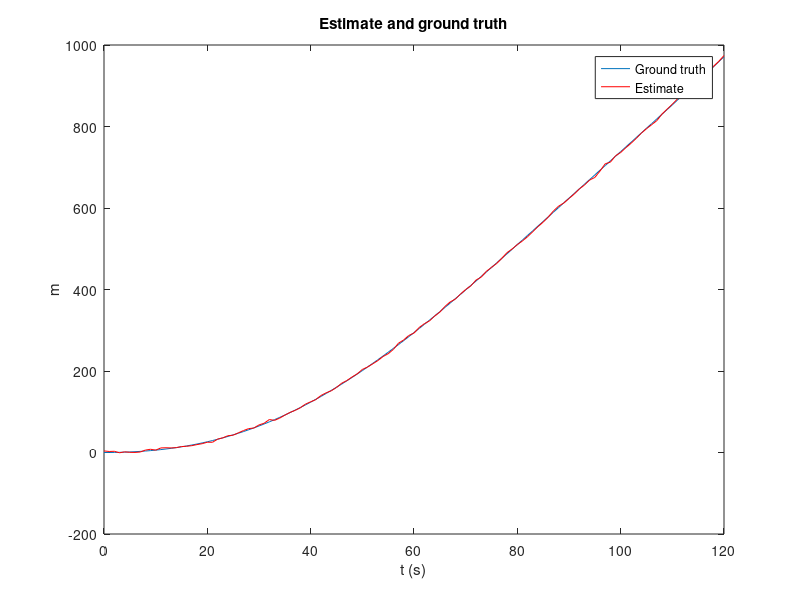
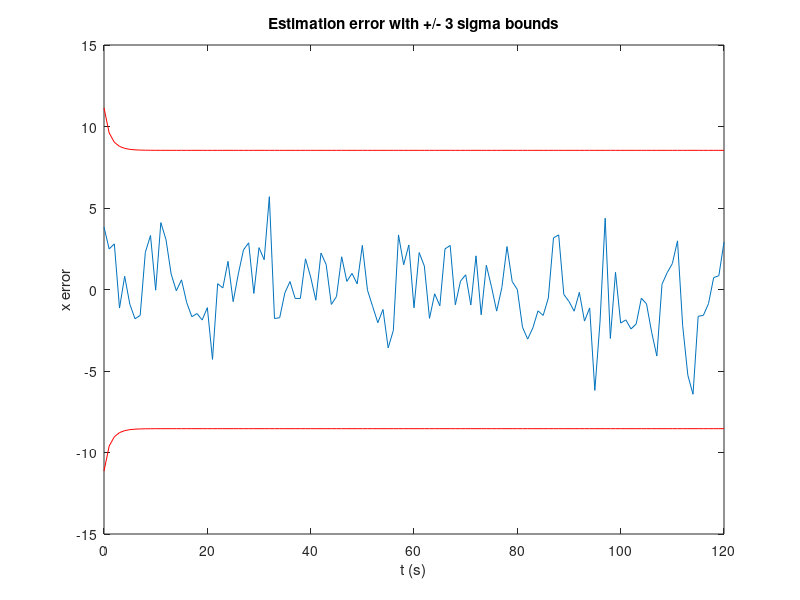

Here is the MATLAB script that generated these plots, in order:
% Ph. Bonnifait
clear
clc
load simulated_data.mat; %load variables in the workspace

nepoch=length(t);

%size of the state
n=2; %for instance X=(x,y,vx,vy) - to be changed

% Variables used to store the results
Xs=zeros(n,nepoch); 
%If we want to store some terms of the covariance matrix, wr allocate
%before some memory
Px1=zeros(1,nepoch); %variance
Px1x2=zeros(1,nepoch); %covariance

% Initial state of the filter (to be changed)
X=zeros(n,1);
P=100*eye(n,n);
C = [1,0;0,1];
Qv = 1; % standard deviation of the noise on the model

for i=1:nepoch
    % first we compute the matrices of the model
    Q = [1/4*Qv,0;0,Qv].^2; % random noise on the model
    A = [1,1;0,1]; % no command
    R = [gps.sx,0;0,tachy.sv].^2; % random noise on the measurements
    Y = [gps.x(i);tachy.v(i)];
    % measurement update (estimation)
    % error on the estimation
    epsilon(1,:) = Y(1,:)-C(1,:)*X;
    epsilon(2,:) = Y(2,:)-C(2,:)*X;
    K = P*C*1/(C*P*C'+R); % Kalman gain (Pxy)*Py-1
    %K(2,:) = P(2,:)*C*1/(C*P*C'+R(2,:));
    X(1,:) = X(1,:)+K(1,:)*epsilon; % update of X (Xk|k)
    X(2,:) = X(2,:)+K(2,:)*epsilon;
    P(1,:) = ([1,0]-K(1,:)*C)*P*(1-K*C)'+K(1,:)*R*K'; % cov matrix of the update (Pk|k)
    P(2,:) = ([0,1]-K(2,:)*C)*P*(1-K*C)'+K(2,:)*R*K'; % cov matrix of the update (Pk|k)
    
    % Storage (corresponds to the output of the filter)
    Xs(:,i)=X;
    Px1(i)=P(1,1);
    Px1x2(i)=P(1,2);
    %...
    
    % time update (prediction)
    X(1,:) = A(1,:)*X; % prediction (Xk|k-1)
    X(2,:) = A(2,:)*X;
    % covariance matrix of the estimate
    P(1,:) = A(1,:)*P*A'+ Q(1,:); % cov matrix of the prediction (Pk|k-1)
    P(2,:) = A(2,:)*P*A'+Q(2,:);



end

% Estimate + reference display
figure
plot(t,strada.x,t,Xs(1,:)','r');
ylabel('m');
xlabel('t (s)');
title('Estimate and ground truth');
legend('Ground truth','Estimate');

% Errors display with +/- 3 sigma bounds
figure;
plot(t,Xs(1,:)'-strada.x);zoom on;hold on;
plot(t,3*sqrt(Px1),'r');plot(t,-3*sqrt(Px1),'r');ylabel('x error');
xlabel('t (s)');
title('Estimation error with +/- 3 sigma bounds');

disp(['Error mean in x= ', num2str(mean(Xs(1,:)'-strada.x)),...
      '. Error max in x= ', num2str(max(abs(Xs(1,:)'-strada.x)))]);
